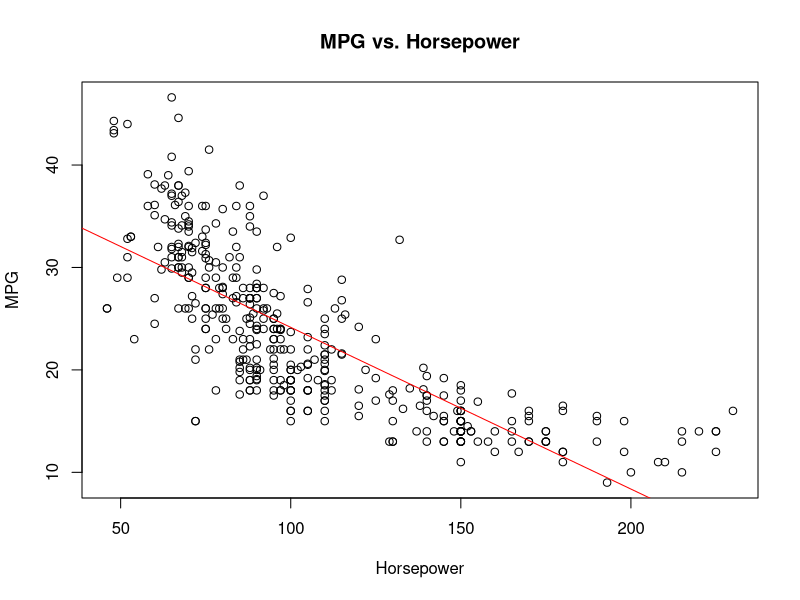
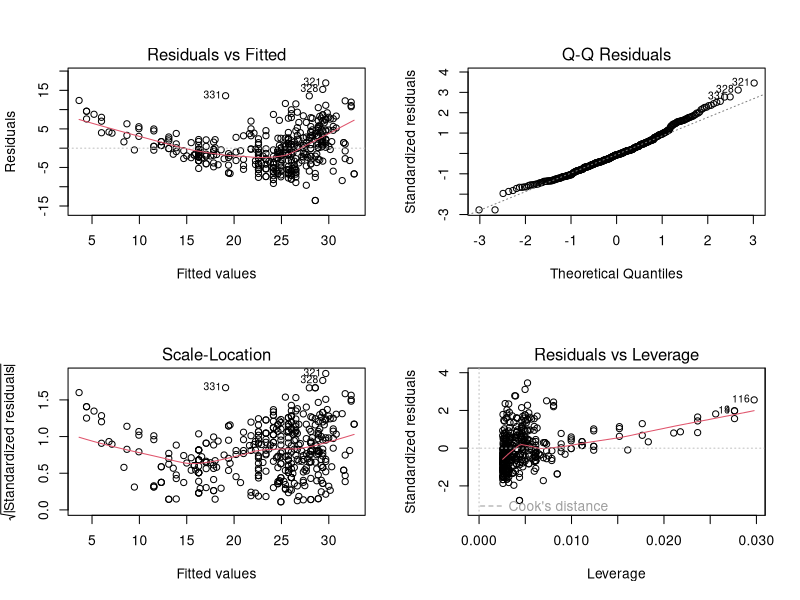

These charts were generated, in order, by the following R code:
## ---- chunk 1
knitr::opts_chunk$set(echo = TRUE)
## ---- chunk 2
autoData = na.omit(read.csv("Auto.csv"))

horsepower = autoData$horsepower
mpg = autoData$mpg

lin_model = lm(mpg ~ horsepower)
summary(lin_model)
## ---- chunk 3
predict(lin_model, data.frame(horsepower=98), interval="prediction")
## ---- chunk 4
predict(lin_model, data.frame(horsepower=98), interval="confidence")
## ---- chunk 5
plot(horsepower, mpg, main = "MPG vs. Horsepower", xlab = "Horsepower", ylab ="MPG")
abline(lin_model, col = 'red')
## ---- chunk 6
par(mfrow = c(2, 2))
plot(lin_model)
